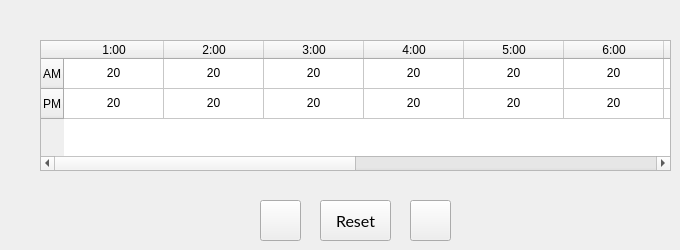
     <widget class="QWidget" name="pageFRI_2">
      <widget class="QPushButton" name="reset5_2">
       <property name="enabled">
        <bool>true</bool>
       </property>
       <property name="geometry">
        <rect>
         <x>320</x>
         <y>200</y>
         <width>71</width>
         <height>41</height>
        </rect>
       </property>
       <property name="font">
        <font>
         <family>lato</family>
         <pointsize>12</pointsize>
        </font>
       </property>
       <property name="focusPolicy">
        <enum>Qt::NoFocus</enum>
       </property>
       <property name="text">
        <string>Reset</string>
       </property>
       <property name="checkable">
        <bool>false</bool>
       </property>
       <property name="autoDefault">
        <bool>false</bool>
       </property>
      </widget>
      <widget class="QTableWidget" name="table5_2">
       <property name="geometry">
        <rect>
         <x>40</x>
         <y>40</y>
         <width>631</width>
         <height>131</height>
        </rect>
       </property>
       <property name="focusPolicy">
        <enum>Qt::TabFocus</enum>
       </property>
       <property name="editTriggers">
        <set>QAbstractItemView::NoEditTriggers</set>
       </property>
       <row>
        <property name="text">
         <string>AM</string>
        </property>
       </row>
       <row>
        <property name="text">
         <string>PM</string>
        </property>
       </row>
       <column>
        <property name="text">
         <string>1:00</string>
        </property>
       </column>
       <column>
        <property name="text">
         <string>2:00</string>
        </property>
       </column>
       <column>
        <property name="text">
         <string>3:00</string>
        </property>
       </column>
       <column>
        <property name="text">
         <string>4:00</string>
        </property>
       </column>
       <column>
        <property name="text">
         <string>5:00</string>
        </property>
       </column>
       <column>
        <property name="text">
         <string>6:00</string>
        </property>
       </column>
       <column>
        <property name="text">
         <string>7:00</string>
        </property>
       </column>
       <column>
        <property name="text">
         <string>8:00</string>
        </property>
       </column>
       <column>
        <property name="text">
         <string>9:00</string>
        </property>
       </column>
       <column>
        <property name="text">
         <string>10:00</string>
        </property>
       </column>
       <column>
        <property name="text">
         <string>11:00</string>
        </property>
       </column>
       <column>
        <property name="text">
         <string>12:00</string>
        </property>
       </column>
       <item row="0" column="0">
        <property name="text">
         <string>20</string>
        </property>
        <property name="textAlignment">
         <set>AlignCenter</set>
        </property>
       </item>
       <item row="0" column="1">
        <property name="text">
         <string>20</string>
        </property>
        <property name="textAlignment">
         <set>AlignCenter</set>
        </property>
       </item>
       <item row="0" column="2">
        <property name="text">
         <string>20</string>
        </property>
        <property name="textAlignment">
         <set>AlignCenter</set>
        </property>
       </item>
       <item row="0" column="3">
        <property name="text">
         <string>20</string>
        </property>
        <property name="textAlignment">
         <set>AlignCenter</set>
        </property>
       </item>
       <item row="0" column="4">
        <property name="text">
         <string>20</string>
        </property>
        <property name="textAlignment">
         <set>AlignCenter</set>
        </property>
       </item>
       <item row="0" column="5">
        <property name="text">
         <string>20</string>
        </property>
        <property name="textAlignment">
         <set>AlignCenter</set>
        </property>
       </item>
       <item row="0" column="6">
        <property name="text">
         <string>20</string>
        </property>
        <property name="textAlignment">
         <set>AlignCenter</set>
        </property>
       </item>
       <item row="0" column="7">
        <property name="text">
         <string>20</string>
        </property>
        <property name="textAlignment">
         <set>AlignCenter</set>
        </property>
       </item>
       <item row="0" column="8">
        <property name="text">
         <string>20</string>
        </property>
        <property name="textAlignment">
         <set>AlignCenter</set>
        </property>
       </item>
       <item row="0" column="9">
        <property name="text">
         <string>20</string>
        </property>
        <property name="textAlignment">
         <set>AlignCenter</set>
        </property>
       </item>
       <item row="0" column="10">
        <property name="text">
         <string>20</string>
        </property>
        <property name="textAlignment">
         <set>AlignCenter</set>
        </property>
       </item>
       <item row="0" column="11">
        <property name="text">
         <string>20</string>
        </property>
        <property name="textAlignment">
         <set>AlignCenter</set>
        </property>
       </item>
       <item row="1" column="0">
        <property name="text">
         <string>20</string>
        </property>
        <property name="textAlignment">
         <set>AlignCenter</set>
        </property>
       </item>
       <item row="1" column="1">
        <property name="text">
         <string>20</string>
        </property>
        <property name="textAlignment">
         <set>AlignCenter</set>
        </property>
       </item>
       <item row="1" column="2">
        <property name="text">
         <string>20</string>
        </property>
        <property name="textAlignment">
         <set>AlignCenter</set>
        </property>
       </item>
       <item row="1" column="3">
        <property name="text">
         <string>20</string>
        </property>
        <property name="textAlignment">
         <set>AlignCenter</set>
        </property>
       </item>
       <item row="1" column="4">
        <property name="text">
         <string>20</string>
        </property>
        <property name="textAlignment">
         <set>AlignCenter</set>
        </property>
       </item>
       <item row="1" column="5">
        <property name="text">
         <string>20</string>
        </property>
        <property name="textAlignment">
         <set>AlignCenter</set>
        </property>
       </item>
       <item row="1" column="6">
        <property name="text">
         <string>20</string>
        </property>
        <property name="textAlignment">
         <set>AlignCenter</set>
        </property>
       </item>
       <item row="1" column="7">
        <property name="text">
         <string>20</string>
        </property>
        <property name="textAlignment">
         <set>AlignCenter</set>
        </property>
       </item>
       <item row="1" column="8">
        <property name="text">
         <string>20</string>
        </property>
        <property name="textAlignment">
         <set>AlignCenter</set>
        </property>
       </item>
       <item row="1" column="9">
        <property name="text">
         <string>20</string>
        </property>
        <property name="textAlignment">
         <set>AlignCenter</set>
        </property>
       </item>
       <item row="1" column="10">
        <property name="text">
         <string>20</string>
        </property>
        <property name="textAlignment">
         <set>AlignCenter</set>
        </property>
       </item>
       <item row="1" column="11">
        <property name="text">
         <string>20</string>
        </property>
        <property name="textAlignment">
         <set>AlignCenter</set>
        </property>
       </item>
      </widget>
      <widget class="QPushButton" name="bUP5_2">
       <property name="enabled">
        <bool>true</bool>
       </property>
       <property name="geometry">
        <rect>
         <x>410</x>
         <y>200</y>
         <width>41</width>
         <height>41</height>
        </rect>
       </property>
       <property name="font">
        <font>
         <family>lato</family>
         <pointsize>14</pointsize>
        </font>
       </property>
       <property name="focusPolicy">
        <enum>Qt::NoFocus</enum>
       </property>
       <property name="text">
        <string/>
       </property>
       <property name="icon">
        <iconset>
         <normaloff>images/icons/baseline_add_white_48dp.png</normaloff>images/icons/baseline_add_white_48dp.png</iconset>
       </property>
       <property name="iconSize">
        <size>
         <width>32</width>
         <height>32</height>
        </size>
       </property>
       <property name="checkable">
        <bool>false</bool>
       </property>
       <property name="autoDefault">
        <bool>false</bool>
       </property>
      </widget>
      <widget class="QPushButton" name="bDOWN5_2">
       <property name="enabled">
        <bool>true</bool>
       </property>
       <property name="geometry">
        <rect>
         <x>260</x>
         <y>200</y>
         <width>41</width>
         <height>41</height>
        </rect>
       </property>
       <property name="font">
        <font>
         <family>lato</family>
         <pointsize>14</pointsize>
        </font>
       </property>
       <property name="focusPolicy">
        <enum>Qt::NoFocus</enum>
       </property>
       <property name="text">
        <string/>
       </property>
       <property name="icon">
        <iconset>
         <normaloff>images/icons/baseline_remove_white_48dp.png</normaloff>images/icons/baseline_remove_white_48dp.png</iconset>
       </property>
       <property name="iconSize">
        <size>
         <width>32</width>
         <height>32</height>
        </size>
       </property>
       <property name="checkable">
        <bool>false</bool>
       </property>
       <property name="autoDefault">
        <bool>false</bool>
       </property>
      </widget>
     </widget>
